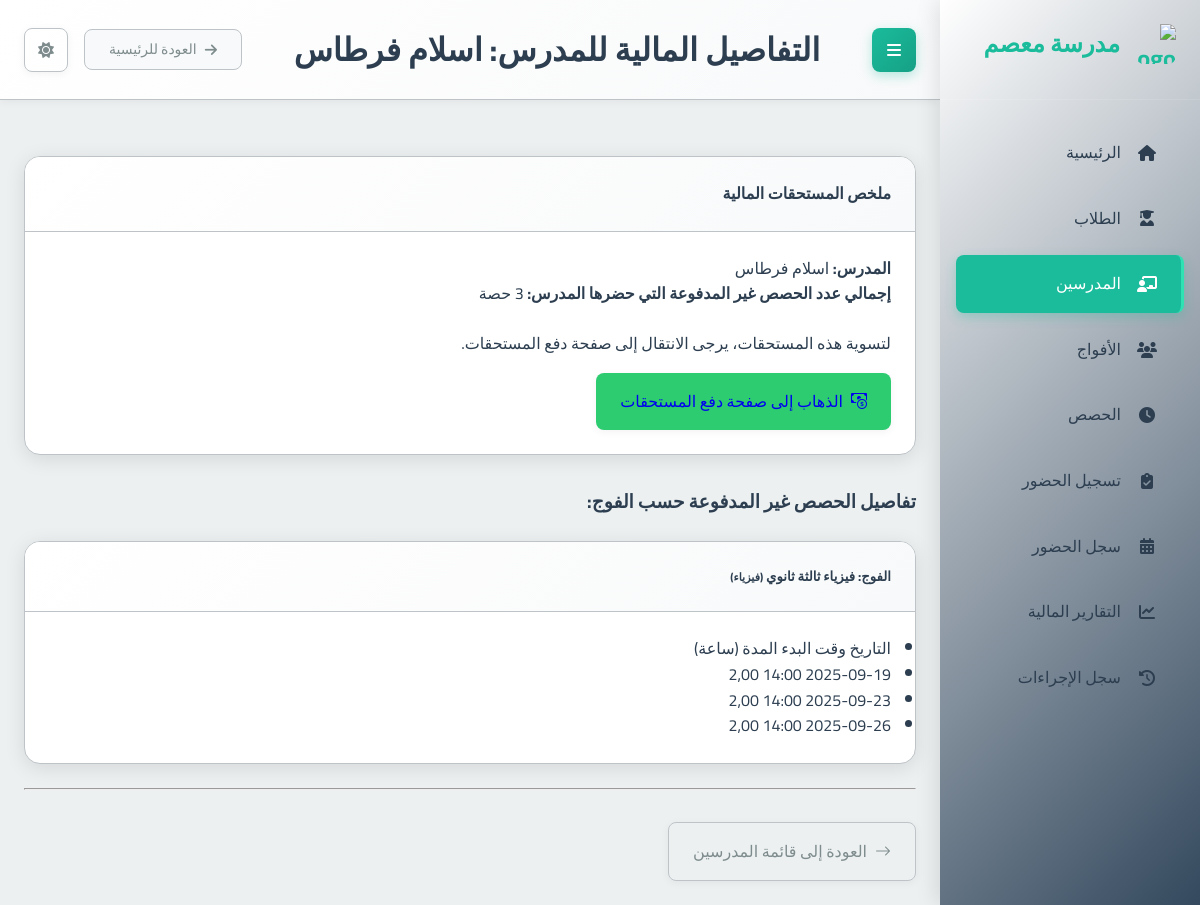
/teachers/5/financial_detail/, run on the app's committed database.
### school_app/models.py (models this page shows, shortened)
class Teacher(models.Model):
    full_name = models.CharField(max_length=201, verbose_name="الاسم الكامل")
    phone_number = models.CharField(max_length=20, unique=True, verbose_name="رقم الهاتف")
    subject = models.ForeignKey(Subject, on_delete=models.PROTECT, verbose_name="المادة الأساسية")
    created_at = models.DateTimeField(auto_now_add=True, verbose_name="تاريخ الإنشاء")
    class Meta:
        verbose_name = "مدرس"
        verbose_name_plural = "المدرسون"

class Group(models.Model):
    name = models.CharField(max_length=100, verbose_name="اسم الفوج")
    subject = models.ForeignKey(Subject, on_delete=models.PROTECT, verbose_name="المادة")
    teacher = models.ForeignKey(Teacher, on_delete=models.CASCADE, verbose_name="المدرس")
    academic_levels = models.ManyToManyField(AcademicLevel, verbose_name="المستويات الدراسية المتوافقة")
    price_per_4_sessions = models.DecimalField(max_digits=10, decimal_places=2, verbose_name="السعر لكل 4 حصص")
    session_day = models.IntegerField(choices=[
        (0, 'الاثنين'),
        (1, 'الثلاثاء'),
        (2, 'الأربعاء'),
        (3, 'الخميس'),
        (4, 'الجمعة'),
        (5, 'السبت'),
        (6, 'الأحد')
    ], verbose_name="يوم الحصة")
    session_start_time = models.TimeField(verbose_name="وقت بداية الحصة")
    session_duration = models.DecimalField(max_digits=4, decimal_places=2, default=1.5, verbose_name="مدة الحصة (ساعات)")
    students = models.ManyToManyField(Student, through='StudentGroup', blank=True, verbose_name="الطلاب المسجلون")
    created_at = models.DateTimeField(auto_now_add=True, verbose_name="تاريخ الإنشاء")
    is_continuous = models.BooleanField(default=False, verbose_name="فوج مستمر (تُنشأ الحصص أسبوعياً تلقائياً)")
    created_sessions_until = models.DateField(null=True, blank=True, verbose_name="تم إنشاء الحصص حتى تاريخ")
    class Meta:
        verbose_name = "فوج"
        verbose_name_plural = "الأفواج"

class Subject(models.Model):
    name = models.CharField(max_length=100, verbose_name="اسم المادة")
    class Meta:
        verbose_name = "مادة دراسية"
        verbose_name_plural = "المواد الدراسية"

class Session(models.Model):
    group = models.ForeignKey(Group, on_delete=models.CASCADE, related_name='sessions', verbose_name="الفوج")
    date = models.DateField(verbose_name="التاريخ")
    start_time = models.TimeField(verbose_name="وقت البدء")
    duration = models.DecimalField(max_digits=4, decimal_places=2, verbose_name="المدة (ساعات)")
    teacher_attended = models.BooleanField(default=True, verbose_name="حضور المدرس")
    teacher_compensated = models.BooleanField(default=False, verbose_name="تم تعويض المدرس")
    teacher_payment_amount = models.DecimalField(max_digits=10, decimal_places=2, default=Decimal('0.00'), verbose_name="المبلغ المدفوع للمدرس")
    created_at = models.DateTimeField(auto_now_add=True, verbose_name="تاريخ الإنشاء")
    class Meta:
        verbose_name = "حصة"
        verbose_name_plural = "الحصص"

### school_app/views.py (the view)
# urls.py: path('teachers/<int:teacher_id>/financial_detail/', views.teacher_financial_detail, name='teacher_financial_detail'),
def teacher_financial_detail(request, teacher_id):
    teacher = get_object_or_404(Teacher, id=teacher_id)
    groups_with_uncompensated_sessions = []
    total_uncompensated_sessions_count = 0
    teacher_groups = Group.objects.filter(teacher=teacher).prefetch_related('sessions', 'subject')
    for group in teacher_groups:
        uncompensated_sessions = group.sessions.filter(teacher_attended=True, teacher_compensated=False).order_by('date', 'start_time')
        if uncompensated_sessions.exists():
            group_data = {
                'group_name': group.name,
                'subject_name': group.subject.name,
                'sessions': []
            }
            for session in uncompensated_sessions:
                group_data['sessions'].append({
                    'date': session.date,
                    'start_time': session.start_time.strftime("%H:%M"),
                    'duration': session.duration,
                })
                total_uncompensated_sessions_count += 1
            groups_with_uncompensated_sessions.append(group_data)
    context = {
        'teacher': teacher,
        'groups_with_uncompensated_sessions': groups_with_uncompensated_sessions,
        'total_uncompensated_sessions_count': total_uncompensated_sessions_count,
        'page_title': f"التفاصيل المالية للمدرس: {teacher.full_name}"
    }
    return render(request, 'school_app/teacher_financial_detail.html', context)

### templates/school_app/teacher_financial_detail.html (shortened to what this page needs)
{% extends "base.html" %}
{% block page_title %}التفاصيل المالية للمدرس: {{ teacher.full_name }}{% endblock %}
{% block content %}
<div class="container mt-4">
    <div class="card shadow-sm mb-4">
        <div class="card-header bg-primary text-white">
            <h4 class="mb-0">ملخص المستحقات المالية</h4>
        </div>
        <div class="card-body">
            <p class="lead">
                <strong>المدرس:</strong> {{ teacher.full_name }}
            </p>
            <p class="lead">
                <strong>إجمالي عدد الحصص غير المدفوعة التي حضرها المدرس:</strong>
                <span class="badge bg-warning text-dark fs-5">{{ total_uncompensated_sessions_count }}</span> حصة
            </p>
            {% if total_uncompensated_sessions_count > 0 %}
                <p class="mt-3">لتسوية هذه المستحقات، يرجى الانتقال إلى صفحة دفع المستحقات.</p>
                <a href="{% url 'teacher_monthly_payment' teacher_id=teacher.id %}" class="btn btn-success btn-lg mt-2">
                    <i class="bi bi-cash-coin"></i> الذهاب إلى صفحة دفع المستحقات
                </a>
            {% else %}
                <p class="mt-3 text-success"><i class="bi bi-check-circle-fill"></i> لا توجد حالياً أي حصص مستحقة للدفع لهذا المدرس.</p>
            {% endif %}
        </div>
    </div>
    {% if groups_with_uncompensated_sessions %}
        <h3 class="mb-3 mt-5">تفاصيل الحصص غير المدفوعة حسب الفوج:</h3>
        {% for group_info in groups_with_uncompensated_sessions %}
            <div class="card mb-3">
                <div class="card-header">
                    <h5>الفوج: {{ group_info.group_name }} <small class="text-muted">({{ group_info.subject_name }})</small></h5>
                </div>
                <div class="card-body">
                    {% if group_info.sessions %}
                        <ul class="list-group list-group-flush">
                            <li class="list-group-item d-flex justify-content-between align-items-center active bg-secondary text-white">
                                <span>التاريخ</span>
                                <span>وقت البدء</span>
                                <span>المدة (ساعة)</span>
                            </li>
                            {% for session in group_info.sessions %}
                                <li class="list-group-item d-flex justify-content-between align-items-center">
                                    <span>{{ session.date|date:"Y-m-d" }}</span>
                                    <span>{{ session.start_time }}</span>
                                    <span>{{ session.duration }}</span>
                                </li>
                            {% endfor %}
                        </ul>
                    {% else %}
                        <p>لا توجد حصص غير مدفوعة لهذا الفوج.</p>
                    {% endif %}
                </div>
            </div>
        {% endfor %}
    {% endif %}
    <hr class="my-4">
    <div class="mt-4">
        <a href="{% url 'teacher_list' %}" class="btn btn-outline-secondary">
            <i class="bi bi-arrow-right"></i> العودة إلى قائمة المدرسين
        </a>
    </div>
</div>
{% endblock %}

### static/css/main.css (style rules this page uses)
:root { --primary-color: #2c3e50; --primary-light: #34495e; --primary-darker: #1a252f; --accent-color: #1abc9c; --accent-light: #2fe2b3; --accent-dark: #16a085; --text-color: #2c3e50; --text-secondary: #7f8c8d; --text-on-primary: #ffffff; --text-on-accent: #ffffff; --text-nav: #2c3e50; --background-color: #ecf0f1; --card-background: #ffffff; --input-background: #ffffff; --border-color: #bdc3c7; --input-border-color: #bdc3c7; --success-color: #2ecc71; --warning-color: #f39c12; --error-color: #e74c3c; --info-color: #1E90FF; --table-header-background: #e9ecef; --table-row-hover-background: #f8f9fa; --box-shadow-color: rgba(0, 0, 0, 0.1); --box-shadow-color-hover: rgba(0, 0, 0, 0.15); --box-shadow-soft-color: rgba(0, 0, 0, 0.05); --subtle-background: #f8f9fa; --spacing-xs: 8px; --spacing-sm: 16px; --spacing-md: 24px; --spacing-lg: 32px; --spacing-xl: 48px; --font-family: 'Cairo', sans-serif; --font-size-xs: 12px; --font-size-sm: 14px; --font-size-md: 16px; --font-size-lg: 20px; --font-size-xl: 24px; --font-size-xxl: 32px; --border-radius-sm: 4px; --border-radius-md: 8px; --border-radius-lg: 16px; --transition-fast: 0.2s ease; --transition-normal: 0.3s ease; --transition-slow: 0.5s ease; --sidebar-width: 260px; }
* { margin: 0; padding: 0; box-sizing: border-box; direction: rtl; }
html { direction: rtl; font-size: 16px; }
body { font-family: var(--font-family); background-color: var(--background-color); color: var(--text-color); line-height: 1.6; transition: background-color var(--transition-normal), color var(--transition-normal); overflow-x: hidden; }
.btn-success { background: var(--success-color); }
.card { background-color: var(--card-background); border-radius: var(--border-radius-lg); box-shadow: 0 4px 20px var(--box-shadow-color); margin-bottom: var(--spacing-md); overflow: hidden; transition: all var(--transition-normal); border: 1px solid var(--border-color); }
.card-header { padding: var(--spacing-md); border-bottom: 1px solid var(--border-color); background: linear-gradient(135deg, var(--card-background) 0%, var(--subtle-background) 100%); }
.card-body { padding: var(--spacing-md); color: var(--text-color); }
.btn { font-family: var(--font-family); padding: var(--spacing-sm) var(--spacing-md); border: none; border-radius: var(--border-radius-md); cursor: pointer; font-size: var(--font-size-md); font-weight: 500; text-decoration: none; display: inline-flex; align-items: center; gap: var(--spacing-xs); transition: all var(--transition-fast); box-shadow: 0 2px 8px var(--box-shadow-soft-color); }
.btn-outline-secondary { background-color: transparent; border: 1px solid var(--border-color); color: var(--text-secondary); }
.mb-3 { margin-bottom: var(--spacing-md); }
.mb-4 { margin-bottom: var(--spacing-lg); }
.mt-2 { margin-top: var(--spacing-sm); }
.mt-3 { margin-top: var(--spacing-md); }
.mt-4 { margin-top: var(--spacing-lg); }

### data on the page
Teacher: full_name "اسلام فرطاس"
Group: group_name "فيزياء ثالثة ثانوي"
Subject: subject_name "فيزياء"
Session: date "2025-09-19", duration "2,00"
Session: date "2025-09-23", duration "2,00"
Session: date "2025-09-26", duration "2,00"

### other printed values
{{ total_uncompensated_sessions_count }} "3"
{{ session.start_time }} "14:00" "14:00" "14:00"
